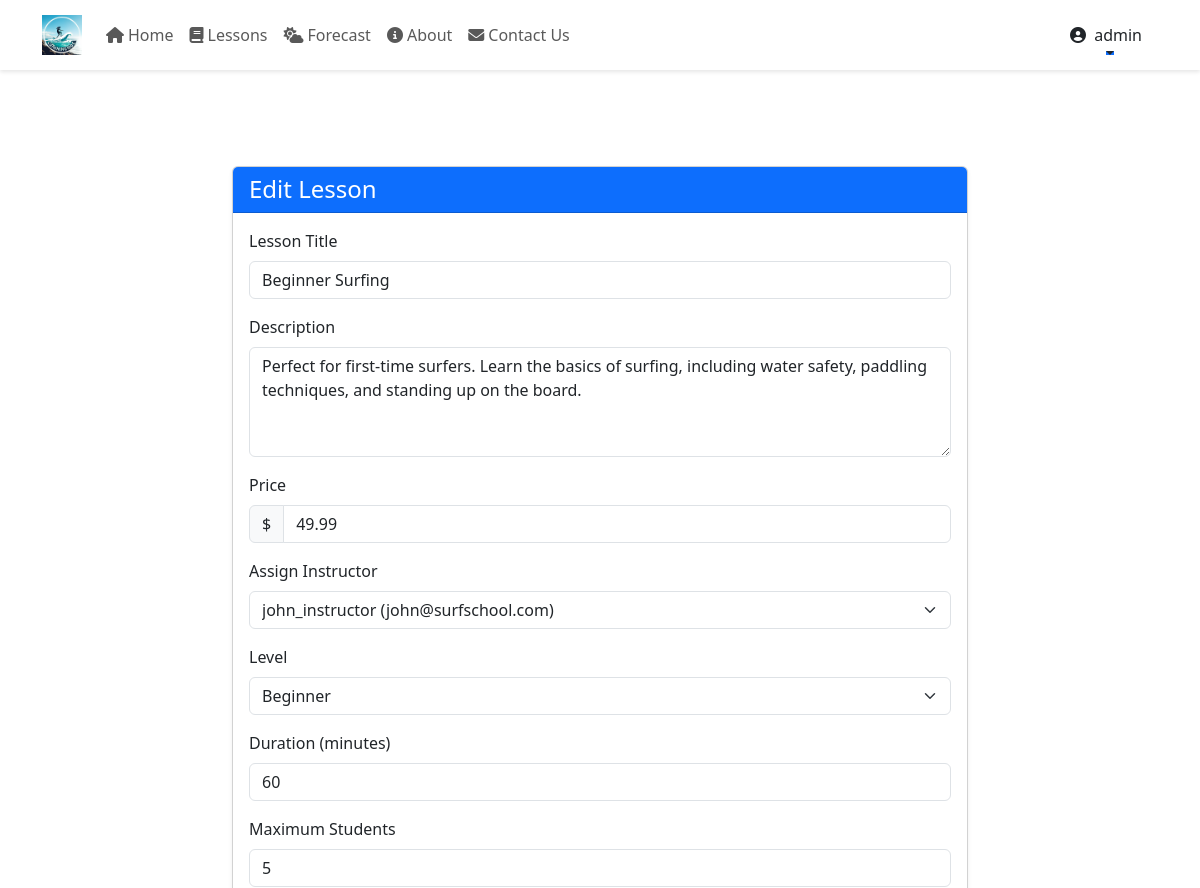
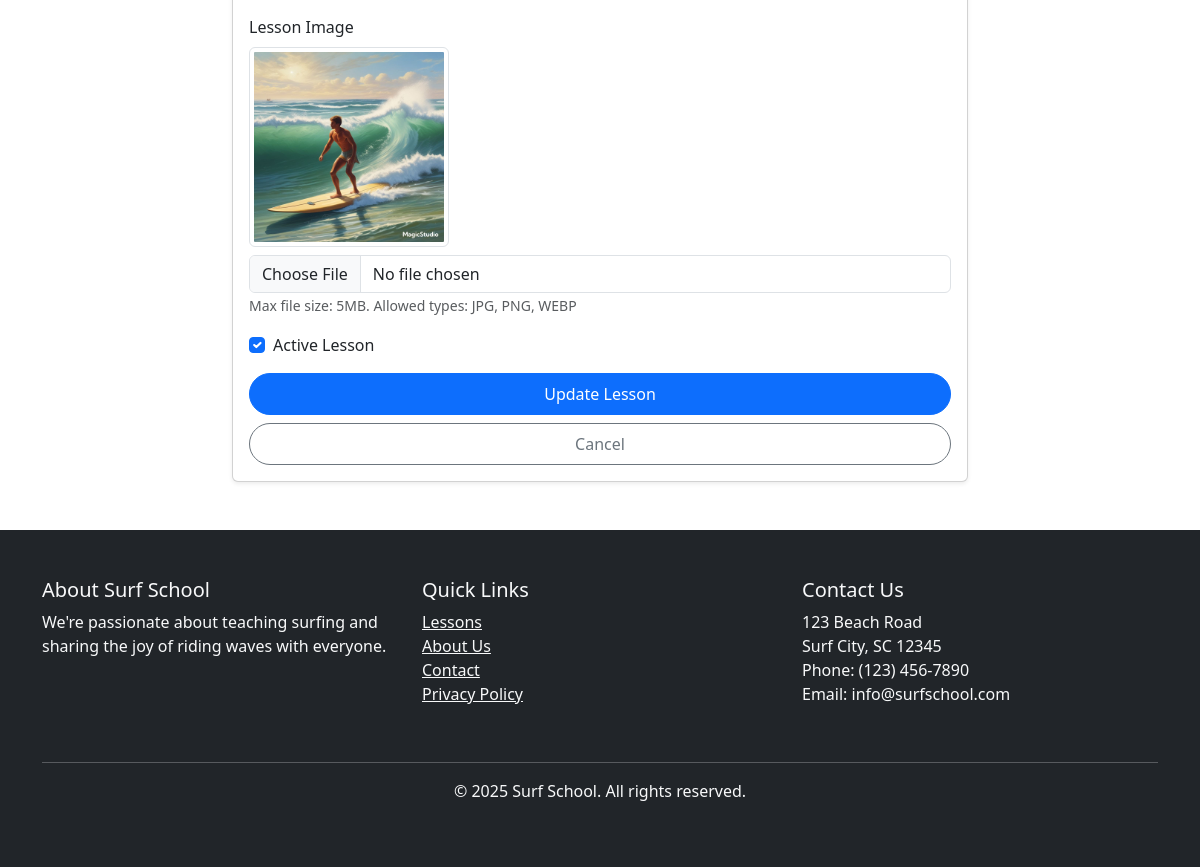
The app's page /admin/edit-lesson.php?id=1 (signed in) with its own data (2 pictures, top to bottom).
### tables this page shows
CREATE TABLE IF NOT EXISTS `lessons` (
  `id` int NOT NULL AUTO_INCREMENT,
  `title` varchar(255) NOT NULL,
  `description` text NOT NULL,
  `price` decimal(10,2) NOT NULL,
  `instructor_id` int NOT NULL,
  `level` varchar(50) NOT NULL DEFAULT 'Beginner',
  `duration` int NOT NULL DEFAULT '60',
  `max_students` int NOT NULL DEFAULT '5',
  `lesson_image` varchar(255) DEFAULT NULL,
  `is_active` tinyint(1) DEFAULT '1',
  `created_at` timestamp NULL DEFAULT CURRENT_TIMESTAMP,
  PRIMARY KEY (`id`),
  KEY `instructor_id` (`instructor_id`),
  CONSTRAINT `lessons_ibfk_1` FOREIGN KEY (`instructor_id`) REFERENCES `users` (`id`) ON DELETE RESTRICT
);

CREATE TABLE IF NOT EXISTS `users` (
  `id` int NOT NULL AUTO_INCREMENT,
  `username` varchar(50) NOT NULL,
  `password` varchar(255) NOT NULL,
  `email` varchar(100) NOT NULL,
  `user_type` enum('admin','instructor','student') NOT NULL,
  `profile_image` varchar(255) DEFAULT NULL,
  `profile_description` text,
  `created_at` timestamp NULL DEFAULT CURRENT_TIMESTAMP,
  PRIMARY KEY (`id`),
  UNIQUE KEY `username` (`username`),
  KEY `email_index` (`email`)
);

### admin/edit-lesson.php (the view, shortened to what this page needs)
<?php
require_once '../config/database.php';
$lesson_id = (int)$_GET['id'];
$uploadDir = '../uploads/lesson_images/';
try {
    $stmt = $pdo->prepare("SELECT * FROM lessons WHERE id = ?");
    $stmt->execute([$lesson_id]);
    $lesson = $stmt->fetch();
} catch (PDOException $e) {
    header("Location: /admin/manage-lessons.php");
    exit();
}
$stmt = $pdo->query("SELECT id, username, email FROM users WHERE user_type = 'instructor'");
$instructors = $stmt->fetchAll();
include '../includes/header.php';
include '../includes/navbar.php';
?>
<div class="container mt-5 pt-5">
    <div class="row">
        <div class="col-md-8 mx-auto">
            <div class="card shadow-sm">
                <div class="card-header bg-primary text-white">
                    <h4 class="mb-0">Edit Lesson</h4>
                </div>
                <div class="card-body">
                    <form action="" method="POST" enctype="multipart/form-data">
                        <div class="mb-3">
                            <label for="title" class="form-label">Lesson Title</label>
                            <input type="text" class="form-control" id="title" name="title"
                                value="<?php echo htmlspecialchars($lesson['title']); ?>" required>
                        </div>
                        <div class="mb-3">
                            <label for="description" class="form-label">Description</label>
                            <textarea class="form-control" id="description" name="description" rows="4" required><?php
                                                                                                                    echo htmlspecialchars($lesson['description']);
                                                                                                                    ?></textarea>
                        </div>
                        <div class="mb-3">
                            <label for="price" class="form-label">Price</label>
                            <div class="input-group">
                                <span class="input-group-text">$</span>
                                <input type="number" class="form-control" id="price" name="price"
                                    value="<?php echo htmlspecialchars($lesson['price']); ?>"
                                    step="0.01" min="0" required>
                            </div>
                        </div>
                        <div class="mb-3">
                            <label for="instructor_id" class="form-label">Assign Instructor</label>
                            <select class="form-select" id="instructor_id" name="instructor_id" required>
                                <?php foreach ($instructors as $instructor): ?>
                                    <option value="<?php echo $instructor['id']; ?>"
                                        <?php echo ($lesson['instructor_id'] == $instructor['id']) ? 'selected' : ''; ?>>
                                        <?php echo htmlspecialchars($instructor['username']); ?>
                                        (<?php echo htmlspecialchars($instructor['email']); ?>)
                                    </option>
                                <?php endforeach; ?>
                            </select>
                        </div>
                        <div class="mb-3">
                            <label for="level" class="form-label">Level</label>
                            <select class="form-select" id="level" name="level" required>
                                <?php
                                $levels = ['Beginner', 'Intermediate', 'Advanced', 'All Levels'];
                                foreach ($levels as $lvl):
                                ?>
                                    <option value="<?php echo $lvl; ?>"
                                        <?php echo ($lesson['level'] == $lvl) ? 'selected' : ''; ?>>
                                        <?php echo $lvl; ?>
                                    </option>
                                <?php endforeach; ?>
                            </select>
                        </div>
                        <div class="mb-3">
                            <label for="duration" class="form-label">Duration (minutes)</label>
                            <input type="number" class="form-control" id="duration" name="duration"
                                value="<?php echo htmlspecialchars($lesson['duration']); ?>"
                                min="30" step="30" required>
                        </div>
                        <div class="mb-3">
                            <label for="max_students" class="form-label">Maximum Students</label>
                            <input type="number" class="form-control" id="max_students" name="max_students"
                                value="<?php echo htmlspecialchars($lesson['max_students']); ?>"
                                min="1" required>
                        </div>
                        <div class="mb-3">
                            <label for="lesson_image" class="form-label">Lesson Image</label>
                            <?php if ($lesson['lesson_image']): ?>
                                <div class="mb-2">
                                    <img src="<?php echo $uploadDir . htmlspecialchars($lesson['lesson_image']); ?>"
                                        alt="Current lesson image" class="img-thumbnail" style="max-width: 200px;">
                                </div>
                            <?php endif; ?>
                            <input type="file" class="form-control" id="lesson_image" name="lesson_image" accept="image/*">
                            <small class="text-muted">Max file size: 5MB. Allowed types: JPG, PNG, WEBP</small>
                        </div>
                        <div class="mb-3">
                            <div class="form-check">
                                <input type="checkbox" class="form-check-input" id="is_active" name="is_active"
                                    <?php echo $lesson['is_active'] ? 'checked' : ''; ?>>
                                <label class="form-check-label" for="is_active">Active Lesson</label>
                            </div>
                        </div>
                        <div class="d-grid gap-2">
                            <button type="submit" class="btn btn-primary">Update Lesson</button>
                            <a href="/admin/manage-lessons.php" class="btn btn-outline-secondary">Cancel</a>
                        </div>
                    </form>
                </div>
            </div>
        </div>
    </div>
</div>
<?php include '../includes/footer.php'; ?>

### includes/header.php (style rules this page uses)
:root { --navbar-height: 70px; }
body { padding-top: var(--navbar-height); }

### includes/navbar.php (style rules this page uses)
.btn { border-radius: 50px; padding: 0.5rem 1.5rem; transition: all 0.3s ease; }

### records on screen
lessons: title "Beginner Surfing", description "Perfect for first-time surfers. Learn the basics of surfing, including water safety, paddling techniques, and standing up on the board.", price "49.99", instructor_id "john_instructor (john@surfschool.com)", level "Beginner", duration "60", max_students "5", lesson_image (picture), is_active "☑"

### other values on screen
$_SESSION['username'] "admin"
